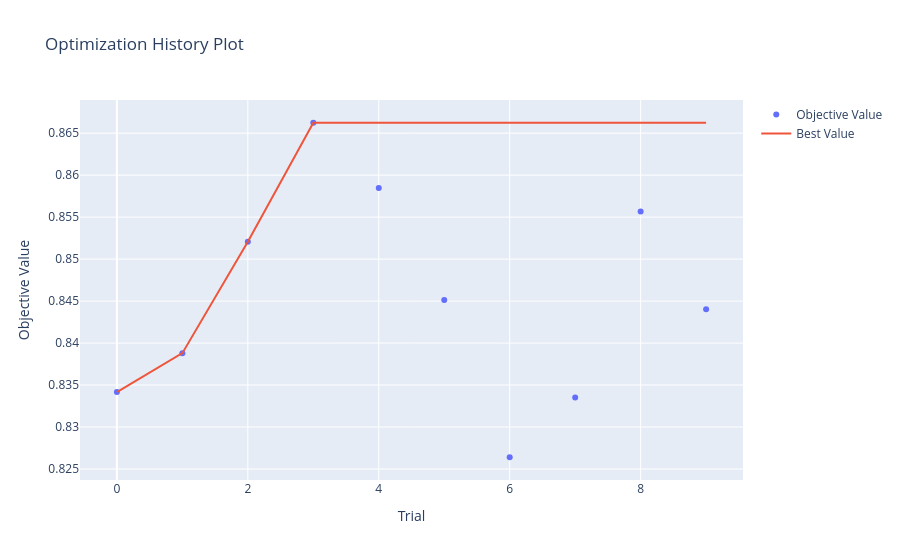

Here is the notebook cell this chart was saved with:
### Code cell
optuna.visualization.plot_optimization_history(study)

### Figure 1 — Plotly figure (JSON) as saved in the notebook; plotly's stock layout.template omitted (floating-point values rounded to 4 significant figures)
{"data": [{"mode": "markers", "name": "Objective Value", "type": "scatter", "x": [0, 1, 2, 3, 4, 5, 6, 7, 8, 9], "y": [0.8342, 0.8388, 0.8521, 0.8662, 0.8585, 0.8451, 0.8264, 0.8335, 0.8557, 0.844]}, {"mode": "lines", "name": "Best Value", "type": "scatter", "x": [0, 1, 2, 3, 4, 5, 6, 7, 8, 9], "y": [0.8342, 0.8388, 0.8521, 0.8662, 0.8662, 0.8662, 0.8662, 0.8662, 0.8662, 0.8662]}, {"marker": {"color": "#cccccc"}, "mode": "markers", "name": "Infeasible Trial", "showlegend": false, "type": "scatter", "x": [], "y": []}], "layout": {"title": {"text": "Optimization History Plot"}, "xaxis": {"title": {"text": "Trial"}}, "yaxis": {"title": {"text": "Objective Value"}}}}
